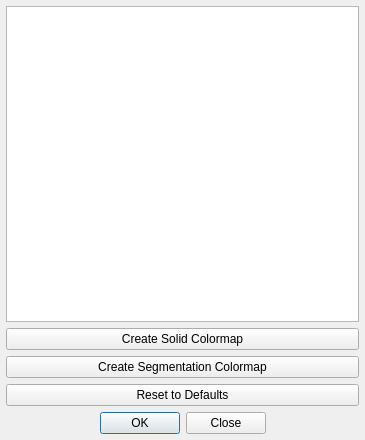
<?xml version="1.0" encoding="UTF-8"?>
<ui version="4.0">
 <class>PresetDialog</class>
 <widget class="QDialog" name="PresetDialog">
  <property name="geometry">
   <rect>
    <x>0</x>
    <y>0</y>
    <width>365</width>
    <height>440</height>
   </rect>
  </property>
  <property name="windowTitle">
   <string>Color Presets</string>
  </property>
  <layout class="QVBoxLayout" name="verticalLayout">
   <property name="leftMargin">
    <number>6</number>
   </property>
   <property name="topMargin">
    <number>6</number>
   </property>
   <property name="rightMargin">
    <number>6</number>
   </property>
   <property name="bottomMargin">
    <number>6</number>
   </property>
   <item>
    <widget class="QTableView" name="tableView">
     <property name="contextMenuPolicy">
      <enum>Qt::CustomContextMenu</enum>
     </property>
     <property name="editTriggers">
      <set>QAbstractItemView::NoEditTriggers</set>
     </property>
     <attribute name="horizontalHeaderVisible">
      <bool>false</bool>
     </attribute>
    </widget>
   </item>
   <item>
    <widget class="QPushButton" name="createSolidColormap">
     <property name="text">
      <string>Create Solid Colormap</string>
     </property>
    </widget>
   </item>
   <item>
    <widget class="QPushButton" name="createSegmentationColormap">
     <property name="text">
      <string>Create Segmentation Colormap</string>
     </property>
     <property name="toolTip">
      <string>Generate a colormap with distinct colors for each unique value in the data</string>
     </property>
    </widget>
   </item>
   <item>
    <widget class="QPushButton" name="resetToDefaultsButton">
     <property name="text">
      <string>Reset to Defaults</string>
     </property>
    </widget>
   </item>
   <item>
    <widget class="QDialogButtonBox" name="buttonBox">
     <property name="orientation">
      <enum>Qt::Horizontal</enum>
     </property>
     <property name="standardButtons">
      <set>QDialogButtonBox::Close|QDialogButtonBox::Ok</set>
     </property>
     <property name="centerButtons">
      <bool>true</bool>
     </property>
    </widget>
   </item>
  </layout>
 </widget>
 <resources/>
 <connections>
  <connection>
   <sender>buttonBox</sender>
   <signal>accepted()</signal>
   <receiver>PresetDialog</receiver>
   <slot>accept()</slot>
   <hints>
    <hint type="sourcelabel">
     <x>248</x>
     <y>254</y>
    </hint>
    <hint type="destinationlabel">
     <x>157</x>
     <y>274</y>
    </hint>
   </hints>
  </connection>
  <connection>
   <sender>buttonBox</sender>
   <signal>rejected()</signal>
   <receiver>PresetDialog</receiver>
   <slot>reject()</slot>
   <hints>
    <hint type="sourcelabel">
     <x>316</x>
     <y>260</y>
    </hint>
    <hint type="destinationlabel">
     <x>286</x>
     <y>274</y>
    </hint>
   </hints>
  </connection>
 </connections>
</ui>
